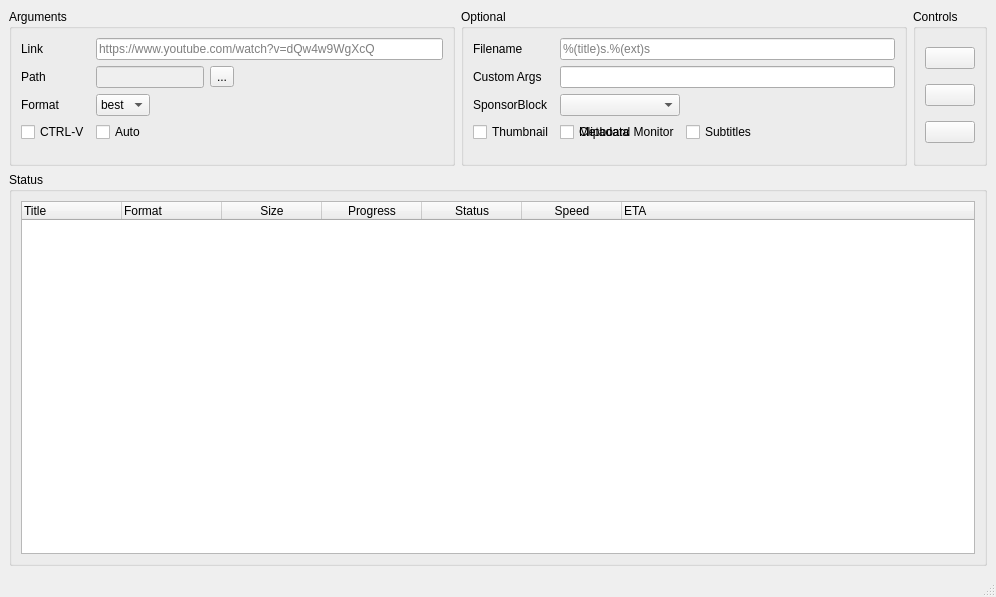
<?xml version="1.0" encoding="UTF-8"?>
<ui version="4.0">
 <class>MainWindow</class>
 <widget class="QMainWindow" name="MainWindow">
  <property name="geometry">
   <rect>
    <x>0</x>
    <y>0</y>
    <width>996</width>
    <height>597</height>
   </rect>
  </property>
  <property name="windowTitle">
   <string>yt-dlp-gui</string>
  </property>
  <property name="windowIcon">
   <iconset resource="assets/icons.qrc">
    <normaloff>:/icon/yt-dlp-gui.ico</normaloff>:/icon/yt-dlp-gui.ico</iconset>
  </property>
  <widget class="QWidget" name="centralwidget">
   <property name="font">
    <font>
     <pointsize>9</pointsize>
    </font>
   </property>
   <layout class="QGridLayout" name="gridLayout" rowstretch="2,5" columnstretch="1,1,0">
    <item row="1" column="0" colspan="3">
     <widget class="QGroupBox" name="gb_status">
      <property name="title">
       <string>Status</string>
      </property>
      <layout class="QGridLayout" name="gridLayout_3">
       <item row="0" column="0">
        <widget class="QTreeWidget" name="tw">
         <attribute name="headerVisible">
          <bool>true</bool>
         </attribute>
         <column>
          <property name="text">
           <string>Title</string>
          </property>
         </column>
         <column>
          <property name="text">
           <string>Format</string>
          </property>
         </column>
         <column>
          <property name="text">
           <string>Size</string>
          </property>
          <property name="textAlignment">
           <set>AlignCenter</set>
          </property>
         </column>
         <column>
          <property name="text">
           <string>Progress</string>
          </property>
          <property name="textAlignment">
           <set>AlignCenter</set>
          </property>
         </column>
         <column>
          <property name="text">
           <string>Status</string>
          </property>
          <property name="textAlignment">
           <set>AlignCenter</set>
          </property>
         </column>
         <column>
          <property name="text">
           <string>Speed</string>
          </property>
          <property name="textAlignment">
           <set>AlignCenter</set>
          </property>
         </column>
         <column>
          <property name="text">
           <string>ETA</string>
          </property>
         </column>
        </widget>
       </item>
      </layout>
     </widget>
    </item>
    <item row="0" column="2">
     <widget class="QGroupBox" name="gb_controls">
      <property name="title">
       <string>Controls</string>
      </property>
      <layout class="QVBoxLayout" name="verticalLayout_2">
       <item>
        <widget class="QPushButton" name="pb_add">
         <property name="toolTip">
          <string>&lt;html&gt;&lt;head/&gt;&lt;body&gt;&lt;p&gt;Add&lt;/p&gt;&lt;/body&gt;&lt;/html&gt;</string>
         </property>
         <property name="text">
          <string/>
         </property>
         <property name="icon">
          <iconset resource="assets/icons.qrc">
           <normaloff>:/buttons/add.png</normaloff>:/buttons/add.png</iconset>
         </property>
         <property name="iconSize">
          <size>
           <width>20</width>
           <height>20</height>
          </size>
         </property>
        </widget>
       </item>
       <item>
        <widget class="QPushButton" name="pb_clear">
         <property name="toolTip">
          <string>&lt;html&gt;&lt;head/&gt;&lt;body&gt;&lt;p&gt;Clear&lt;/p&gt;&lt;/body&gt;&lt;/html&gt;</string>
         </property>
         <property name="text">
          <string/>
         </property>
         <property name="icon">
          <iconset resource="assets/icons.qrc">
           <normaloff>:/buttons/clear.png</normaloff>:/buttons/clear.png</iconset>
         </property>
         <property name="iconSize">
          <size>
           <width>20</width>
           <height>20</height>
          </size>
         </property>
        </widget>
       </item>
       <item>
        <widget class="QPushButton" name="pb_download">
         <property name="toolTip">
          <string>&lt;html&gt;&lt;head/&gt;&lt;body&gt;&lt;p&gt;Download&lt;/p&gt;&lt;/body&gt;&lt;/html&gt;</string>
         </property>
         <property name="text">
          <string/>
         </property>
         <property name="icon">
          <iconset resource="assets/icons.qrc">
           <normaloff>:/buttons/download.png</normaloff>:/buttons/download.png</iconset>
         </property>
         <property name="iconSize">
          <size>
           <width>20</width>
           <height>20</height>
          </size>
         </property>
        </widget>
       </item>
      </layout>
     </widget>
    </item>
    <item row="0" column="1">
     <widget class="QGroupBox" name="gb_embeds">
      <property name="title">
       <string>Optional</string>
      </property>
      <property name="flat">
       <bool>false</bool>
      </property>
      <property name="checkable">
       <bool>false</bool>
      </property>
      <layout class="QGridLayout" name="gridLayout_2">
       <item row="0" column="2" colspan="9">
        <widget class="QLineEdit" name="le_filename">
         <property name="placeholderText">
          <string>%(title)s.%(ext)s</string>
         </property>
         <property name="clearButtonEnabled">
          <bool>true</bool>
         </property>
        </widget>
       </item>
       <item row="2" column="2">
        <widget class="QComboBox" name="dd_sponsorblock">
         <item>
          <property name="text">
           <string/>
          </property>
         </item>
         <item>
          <property name="text">
           <string>remove</string>
          </property>
         </item>
         <item>
          <property name="text">
           <string>mark</string>
          </property>
         </item>
        </widget>
       </item>
       <item row="0" column="0">
        <widget class="QLabel" name="lb_filename">
         <property name="text">
          <string>Filename</string>
         </property>
        </widget>
       </item>
       <item row="1" column="0">
        <widget class="QLabel" name="lb_cargs">
         <property name="text">
          <string>Custom Args</string>
         </property>
        </widget>
       </item>
       <item row="3" column="2">
        <widget class="QCheckBox" name="cb_metadata">
         <property name="text">
          <string>Metadata</string>
         </property>
        </widget>
       </item>
       <item row="2" column="0">
        <widget class="QLabel" name="label">
         <property name="text">
          <string>SponsorBlock</string>
         </property>
        </widget>
       </item>
       <item row="1" column="2" colspan="9">
        <widget class="QLineEdit" name="le_cargs">
         <property name="clearButtonEnabled">
          <bool>true</bool>
         </property>
        </widget>
       </item>
       <item row="3" column="0">
        <widget class="QCheckBox" name="cb_thumbnail">
         <property name="text">
          <string>Thumbnail</string>
         </property>
        </widget>
       </item>
       <item row="3" column="2">
        <widget class="QCheckBox" name="cb_clipboardmonitor">
         <property name="text">
          <string>Clipboard Monitor</string>
         </property>
        </widget>
       </item>
       <item row="3" column="3">
        <widget class="QCheckBox" name="cb_subtitles">
         <property name="text">
          <string>Subtitles</string>
         </property>
        </widget>
       </item>
       <item row="2" column="4" rowspan="3">
        <spacer name="horizontalSpacer_2">
         <property name="orientation">
          <enum>Qt::Vertical</enum>
         </property>
         <property name="sizeHint" stdset="0">
          <size>
           <width>40</width>
           <height>20</height>
          </size>
         </property>
        </spacer>
       </item>
      </layout>
     </widget>
    </item>
    <item row="0" column="0">
     <widget class="QGroupBox" name="gb_args">
      <property name="title">
       <string>Arguments</string>
      </property>
      <layout class="QGridLayout" name="gridLayout_4" columnstretch="0,0,0,0,0,0,0,0">
       <item row="3" column="1">
        <widget class="QComboBox" name="dd_format">
         <property name="minimumSize">
          <size>
           <width>0</width>
           <height>0</height>
          </size>
         </property>
         <item>
          <property name="text">
           <string>best</string>
          </property>
         </item>
         <item>
          <property name="text">
           <string>mp4</string>
          </property>
         </item>
         <item>
          <property name="text">
           <string>mp3</string>
          </property>
         </item>
         <item>
          <property name="text">
           <string>wav</string>
          </property>
         </item>
         <item>
          <property name="text">
           <string>flac</string>
          </property>
         </item>
        </widget>
       </item>
       <item row="4" column="0">
        <widget class="QCheckBox" name="cb_ctrlv">
         <property name="text">
          <string>CTRL-V</string>
         </property>
        </widget>
       </item>
       <item row="1" column="0">
        <widget class="QLabel" name="lb_path">
         <property name="minimumSize">
          <size>
           <width>0</width>
           <height>0</height>
          </size>
         </property>
         <property name="text">
          <string>Path</string>
         </property>
        </widget>
       </item>
       <item row="1" column="5">
        <widget class="QToolButton" name="tb_path">
         <property name="text">
          <string>...</string>
         </property>
        </widget>
       </item>
       <item row="4" column="1">
        <widget class="QCheckBox" name="cb_auto">
         <property name="text">
          <string>Auto</string>
         </property>
        </widget>
       </item>
       <item row="3" column="0">
        <widget class="QLabel" name="lb_format">
         <property name="minimumSize">
          <size>
           <width>0</width>
           <height>0</height>
          </size>
         </property>
         <property name="text">
          <string>Format</string>
         </property>
        </widget>
       </item>
       <item row="0" column="1" colspan="7">
        <widget class="QLineEdit" name="le_link">
         <property name="placeholderText">
          <string>https://www.youtube.com/watch?v=dQw4w9WgXcQ</string>
         </property>
         <property name="clearButtonEnabled">
          <bool>true</bool>
         </property>
        </widget>
       </item>
       <item row="1" column="1" colspan="4">
        <widget class="QLineEdit" name="le_path">
         <property name="enabled">
          <bool>false</bool>
         </property>
         <property name="readOnly">
          <bool>false</bool>
         </property>
        </widget>
       </item>
       <item row="0" column="0">
        <widget class="QLabel" name="lb_link">
         <property name="minimumSize">
          <size>
           <width>0</width>
           <height>0</height>
          </size>
         </property>
         <property name="text">
          <string>Link</string>
         </property>
        </widget>
       </item>
       <item row="3" column="5" rowspan="3">
        <spacer name="horizontalSpacer">
         <property name="orientation">
          <enum>Qt::Vertical</enum>
         </property>
         <property name="sizeHint" stdset="0">
          <size>
           <width>219</width>
           <height>20</height>
          </size>
         </property>
        </spacer>
       </item>
      </layout>
     </widget>
    </item>
   </layout>
  </widget>
  <widget class="QStatusBar" name="statusBar"/>
 </widget>
 <tabstops>
  <tabstop>le_path</tabstop>
  <tabstop>pb_add</tabstop>
  <tabstop>pb_clear</tabstop>
  <tabstop>pb_download</tabstop>
  <tabstop>tw</tabstop>
 </tabstops>
 <resources>
  <include location="assets/icons.qrc"/>
 </resources>
 <connections/>
</ui>
